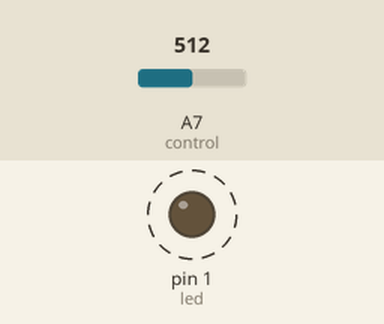
A sketch run on a simulated Arduino Nano, built with avr-gcc and run on an emulated ATmega328P. Parts: output pins drawn as LEDs (lit = HIGH). Dashed ring = blinking. The inputs (shaded band) are chosen by the test bench; at power-on: A7 (control) = 512.

Above: at 1.8 s.
1.9 s: A7 (control) set to 0
At 3.3 s:
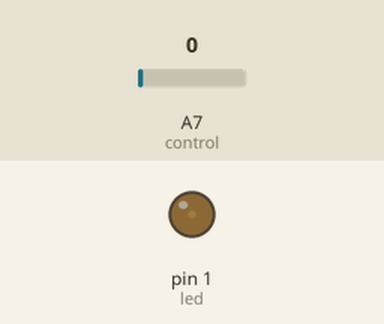
3.6 s: A7 (control) set to 122
At 3.9 s:
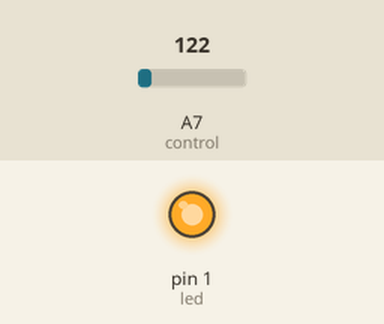
Timing chart, 0 to 13.1 s (numbered marks = the images above; inputs shaded):
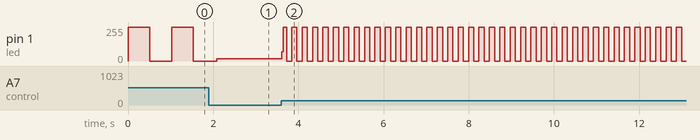

The sketch:

sketch_feb24b.ino
```cpp
int led=1 ;
int control=A7 ;
int help ;
void setup() {
 pinMode(led,OUTPUT);
}

void loop() {
help = analogRead(control);
digitalWrite(led,HIGH);
delay(help);
digitalWrite(led,LOW);
delay(help);
}
```

Measured:
- after the input at 3.6 s, pin 1 (led): 16/255 → 69/255 at once, then moves between 0/255 and 255/255, repeating every 0.24 s
- by itself, pin 1 (led): alternates 255/255 for 0.51 s and 0/255 for 0.51 s
